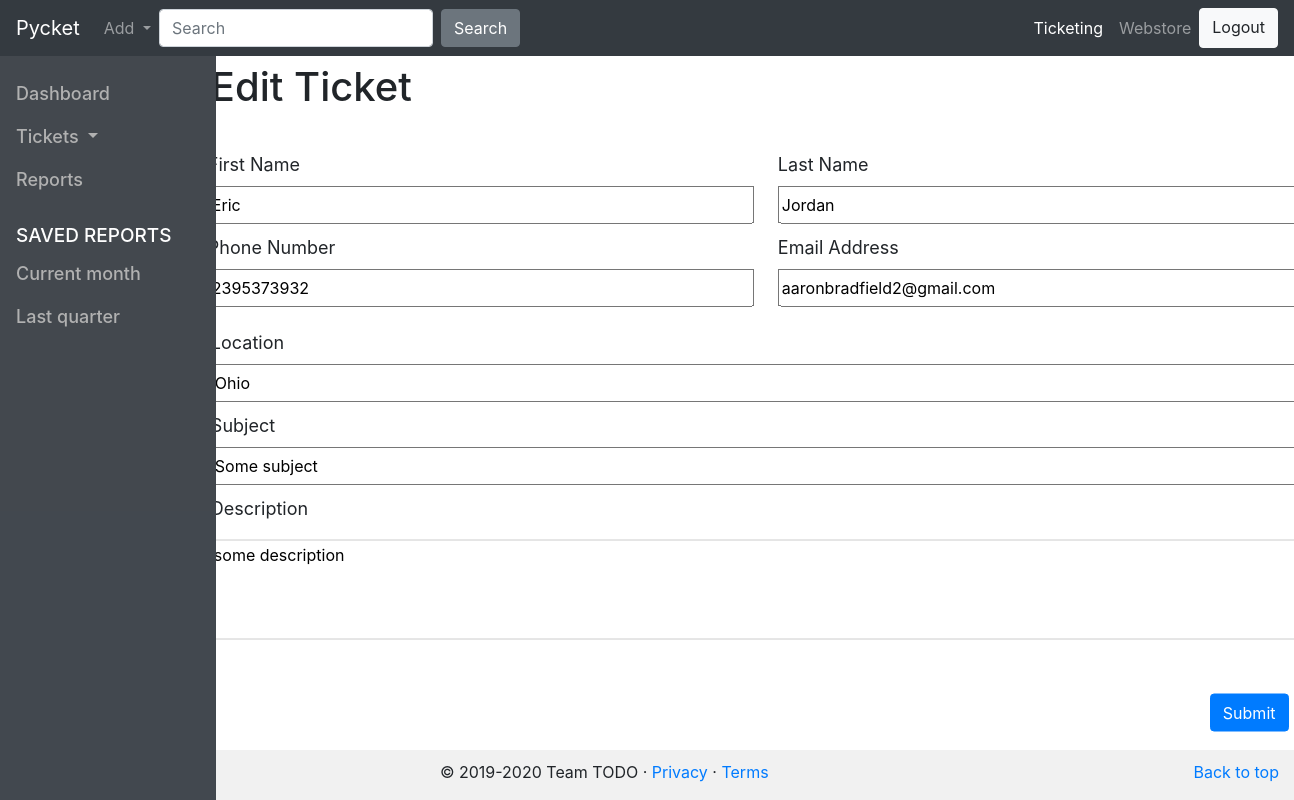
Page /ticket/1/update (signed in) on the committed database.
### pycket/models.py (models this page shows, shortened)
class Ticket(db.Model):
    id = db.Column(db.Integer, primary_key=True)
    firstname = db.Column(db.String(64), index=True)
    lastname = db.Column(db.String(64), index=True)
    phone_number = db.Column(db.String(10), index=True)
    email = db.Column(db.String(128), index=True)
    location = db.Column(db.String(200), index=True)
    subject = db.Column(db.String(140), index=True)
    description = db.Column(db.String(1000))
    timestamp = db.Column(db.DateTime, index=True, default=datetime.utcnow)
    status = db.Column(db.String(35), default=ticket_statuses.one.value)
    user_id = db.Column(db.Integer, db.ForeignKey('user.id'))

### pycket/ticket.py (the view)
@bp.route('/ticket/<int:id>/update', methods=('GET', 'POST'))
@login_required
def update(id):
    if current_user.is_authenticated:
        ticket = Ticket.query.filter_by(id=id).first()
        form = EditTicketForm(obj=ticket)
        if form.validate_on_submit():
            form.populate_obj(ticket)
            db.session.commit()
            return redirect(url_for('ticket.index'))
        return render_template('ticket/ticket_edit.html', form=form, ticket=ticket)

### pycket/forms.py
class EditTicketForm(FlaskForm):
    firstname = StringField('First Name', validators=[DataRequired()])
    lastname = StringField('Last Name', validators=[DataRequired()])
    phone_number = StringField('Phone Number', validators=[DataRequired()])
    email = StringField('Email Address', validators=[DataRequired(), Email()])
    location = StringField('Location')
    subject = StringField('Subject', validators=[DataRequired()])
    description = TextAreaField('Description', validators=[DataRequired()])

### pycket/models.py (called while the page is built)
@login.user_loader
def load_user(id):
    return User.query.get(int(id))

### pycket/templates/ticket/ticket_edit.html (shortened to what this page needs)
{% extends 'ticket_base.html'%}
{% block stylesheets %}
<link rel="stylesheet" href="{{ url_for('static', filename='css/app/edit_ticket.css') }}">
{% endblock %}
{% block content %}
<div class="container">
    <form method="post">
    <div id="ticket-info" class="form-row">
      <div class="col-sm">
        <div class="form-group">
          <div id="heading">
            <h1>Edit Ticket</h1>
          </div>
          <div class="row">
            <div class="column">
              <div id="nameFirst">
                {{ form.firstname.label }}<br>
                {{ form.firstname(size=64) }}<br>
              </div>
              <div id="phone">
                {{ form.phone_number.label }}<br>
                {{ form.phone_number(size=10) }}<br>
              </div>
            </div>
            <div class="column">
              <div id="nameLast">
                {{ form.lastname.label }}<br>
                {{ form.lastname(size=64) }}<br>
              </div>
              <div id="email">
                {{ form.email.label }}<br>
                {{ form.email(size=64) }}<br>
              </div>
            </div>
          </div>
          <div id="location">
            {{ form.location.label }}<br>
            {{ form.location(size=64) }}<br>
          </div>
          <div id="subject">
            {{ form.subject.label }}<br>
            {{ form.subject(size=64) }}<br>
          </div>
          <div id="description">
            {{ form.description.label }}<br>
            {{ form.description(size=10000) }}<br>
          </div>
          <br><br>
          <div id="button">
            <button type="submit" class="btn btn-primary">Submit</button>
          </div>
        </div>
      </div>
    </div>
  </form>
</div>
{% endblock %}

### pycket/static/css/app/edit_ticket.css (style rules this page uses)
.container { position: absolute; top: 50%; left: 55.5%; transform: translate(-50%, -50%); }
h1 { text-align: left; padding: 10px 0px 10px 0px; }
label { font-size: 18px; padding-top: 10px; }
input { width: 100%; height: 38px; }
textarea { resize: none; border: 1px solid #ccc; border-radius: 4px; width: 100%; height: 100px; margin-top: 10px; }
.column { float: left; width: 50%; padding: 12px; }
#button { position: relative; left: 90%; width: 0%; }

### rows in the picture
Ticket: firstname "Eric", phone_number "2395373932", lastname "Jordan", email "aaronbradfield2@gmail.com", location "Ohio", subject "Some subject", description "some description"
